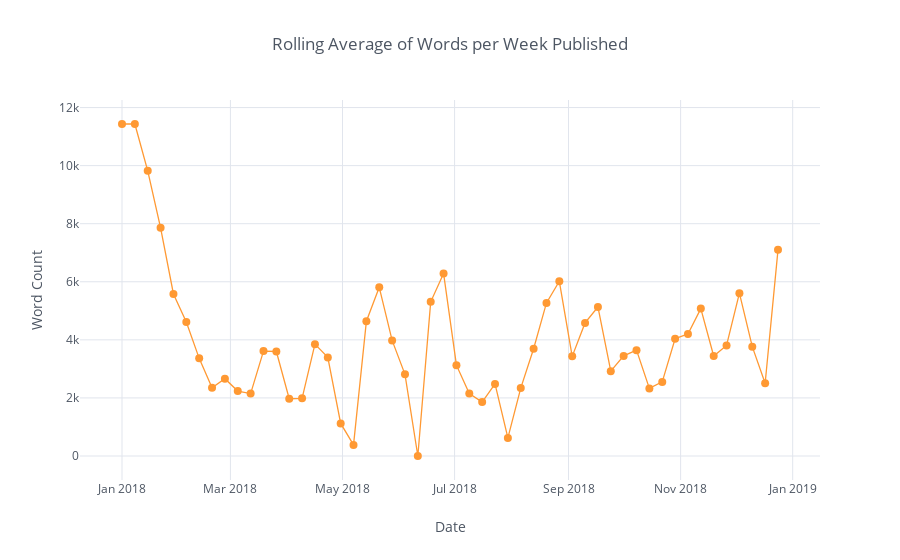

The code cell stored with this chart in its notebook:
### Code cell
weekly_df['word_count'].rolling(2, center=True).mean().fillna(method='bfill').iplot(xTitle='Date', yTitle='Word Count',
                                                                                    mode='markers+lines', theme='white', size = 8,
                                                                                    title="Rolling Average of Words per Week Published")

### Figure 1 — Plotly figure (JSON) as saved in the notebook; plotly's stock layout.template omitted (floating-point values rounded to 4 significant figures)
{"data": [{"line": {"color": "rgba(255, 153, 51, 1.0)", "dash": "solid", "shape": "linear", "width": 1.3}, "marker": {"size": 8, "symbol": "circle"}, "mode": "markers+lines", "name": "word_count", "text": "", "type": "scatter", "uid": "af2cdf5b-d1e2-4b9d-a8cc-23a789715571", "x": ["2018-01-01", "2018-01-08", "2018-01-15", "2018-01-22", "2018-01-29", "2018-02-05", "2018-02-12", "2018-02-19", "2018-02-26", "2018-03-05", "2018-03-12", "2018-03-19", "2018-03-26", "2018-04-02", "2018-04-09", "2018-04-16", "2018-04-23", "2018-04-30", "2018-05-07", "2018-05-14", "2018-05-21", "2018-05-28", "2018-06-04", "2018-06-11", "2018-06-18", "2018-06-25", "2018-07-02", "2018-07-09", "2018-07-16", "2018-07-23", "2018-07-30", "2018-08-06", "2018-08-13", "2018-08-20", "2018-08-27", "2018-09-03", "2018-09-10", "2018-09-17", "2018-09-24", "2018-10-01", "2018-10-08", "2018-10-15", "2018-10-22", "2018-10-29", "2018-11-05", "2018-11-12", "2018-11-19", "2018-11-26", "2018-12-03", "2018-12-10", "2018-12-17", "2018-12-24"], "y": [11430.0, 11430.0, 9822, 7860.0, 5580.0, 4616.0, 3362.0, 2352, 2662.0, 2236.0, 2150, 3614, 3600.0, 1971, 1986.0, 3852, 3395, 1122.0, 382.5, 4640.0, 5810.0, 3980.0, 2812.0, 0, 5310.0, 6288, 3128.0, 2149, 1859, 2482.0, 623.5, 2338.0, 3696.0, 5273, 6018.0, 3432.0, 4583, 5132, 2922.0, 3448.0, 3646.0, 2328.0, 2552.0, 4038, 4204, 5076, 3444.0, 3810.0, 5608, 3766.0, 2504.0, 7100.0]}], "layout": {"legend": {"bgcolor": "#FFFFFF", "font": {"color": "#4D5663"}}, "paper_bgcolor": "#FFFFFF", "plot_bgcolor": "#FFFFFF", "title": {"font": {"color": "#4D5663"}, "text": "Rolling Average of Words per Week Published"}, "xaxis": {"gridcolor": "#E1E5ED", "showgrid": true, "tickfont": {"color": "#4D5663"}, "title": {"font": {"color": "#4D5663"}, "text": "Date"}, "zerolinecolor": "#E1E5ED"}, "yaxis": {"gridcolor": "#E1E5ED", "showgrid": true, "tickfont": {"color": "#4D5663"}, "title": {"font": {"color": "#4D5663"}, "text": "Word Count"}, "zerolinecolor": "#E1E5ED"}}}
